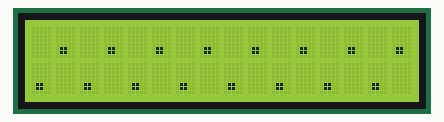
Recording of a sketch running on a simulated Arduino Uno, built with avr-gcc and run on an emulated ATmega328P. On the bench: 16×2 character LCD.

Above: at 0.1 s.
At 1.2 s:
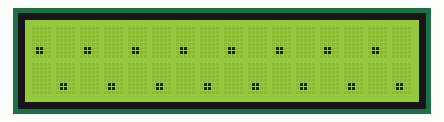
At 3.7 s:
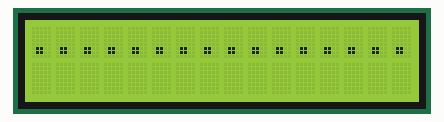
At 4.8 s:
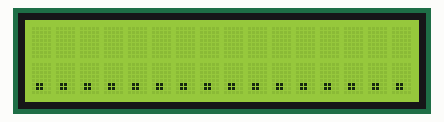
At 5.8 s:
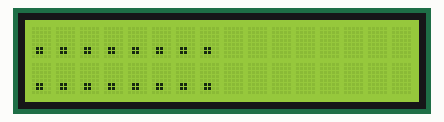
At 7.9 s:
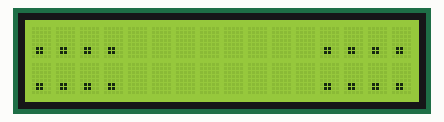

Measured:
- by itself, everything shown: repeats every 9.8 s, in 11 steps
- what the display in image 1 shows lasts 1.1 s, from 1.1 s to 2.2 s

The sketch:

PONTOS.ino
```cpp
// INCLUSÃO DE BIBLIOTECAS
#include <Wire.h>
#include <LiquidCrystal_I2C.h>

// DEFINIÇÕES
#define endereco  0x3F // Endereços comuns: 0x27, 0x3F
#define colunas   16
#define linhas    2

// INSTANCIANDO OBJETOS
LiquidCrystal_I2C lcd(endereco, colunas, linhas);

void setup() {

  lcd.init(); // INICIA A COMUNICAÇÃO COM O DISPLAY
  lcd.backlight(); // LIGA A ILUMINAÇÃO DO DISPLAY
  lcd.clear(); // LIMPA O DISPLAY

}

void loop()
{

    lcd.setCursor(0,0);
    lcd.print(" . . . . . . . .");
    lcd.setCursor(0,1);
    lcd.print(". . . . . . . . .");
    delay(1000);
    lcd.clear();
    lcd.setCursor(0,0);
    lcd.print(". . . . . . . . .");
    lcd.setCursor(0,1);
    lcd.print(" . . . . . . . .");
    delay(1000);
    lcd.clear();
    lcd.setCursor(0,0);
    lcd.print(".................");
    lcd.setCursor(0,1);
    lcd.print(".................");
    delay(1000);
    lcd.clear();
    delay(500);
    lcd.setCursor(0,0);
    lcd.print(".................");
    delay(1000);
    lcd.clear();
    lcd.setCursor(0,1);
    lcd.print(".................");
    delay(1000);
    lcd.clear();
    lcd.setCursor(0,0);
    lcd.print("........            ");
    lcd.setCursor(0,1);
    lcd.print("........            ");
    delay(1000);
    lcd.clear();
    lcd.setCursor(0,0);
    lcd.print("        ........");
    lcd.setCursor(0,1);
    lcd.print("        ........");
    delay(1000);
    lcd.clear();
    lcd.setCursor(0,0);
    lcd.print("....        ....");
    lcd.setCursor(0,1);
    lcd.print("....        ....");
    delay(1000);
    lcd.clear();
    lcd.setCursor(0,0);
    lcd.print("    ........    ");
    lcd.setCursor(0,1);
    lcd.print("    ........    ");
    delay(1000);
    lcd.clear();
}
```
